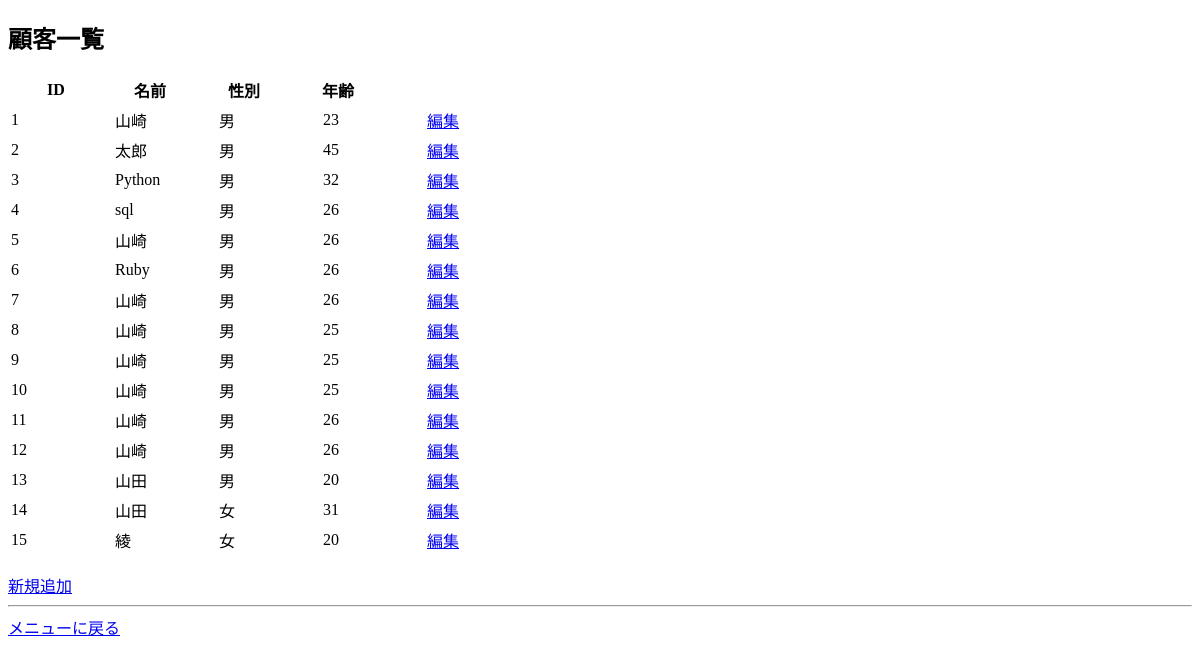
/exam/customer_index, run on an earlier commit of the app's database.
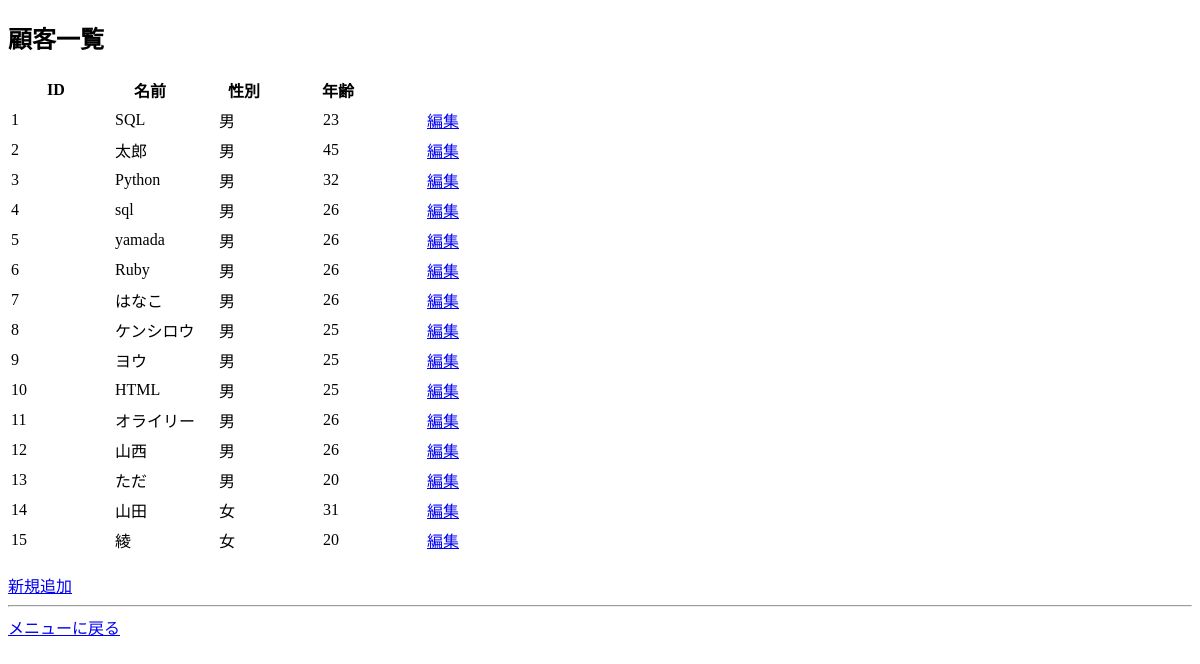
And on a later commit of the database.
### exam/models.py (models this page shows)
class Customer(models.Model):
  Men = '男'
  Women = '女'
  GENDER = (
    (Men, '男'),
    (Women, '女'),
  )
  name = models.CharField('名前', max_length = 20)
  gender = models.CharField(
    '性別',
    max_length = 1,
    choices=GENDER,
    )
  age = models.IntegerField('年齢')

### exam/views.py (the view)
# urls.py: path('customer_index', views.customer_index, name = 'customer_index'),
def customer_index(request):
  columns = {'customer_list': Customer.objects.all()}
  return render(request, 'exam/customer_index.html', columns)

### exam/templates/exam/customer_index.html (shortened to what this page needs)
{% load static %}
<!DOCTYPE html>
<html>
  <head>
    <link rel="stylesheet" type="text/css" href="{% static 'css/customer_index.css' %}">
  </head>
<body>
  <h2>顧客一覧</h2>
    <table>
      <tr>
        <th>ID</th><th>名前</th><th>性別</th><th>年齢</th>
      </tr>
    </table>
    {% for customer in customer_list %}
    <table>
      <tr>
        <td>{{ customer.id }}</td>
        <td>{{ customer.name }}</td>
        <td>{{ customer.gender }}</td>
        <td>{{ customer.age }}</td>
        <td><a href="{% url 'customer_edit' customer.id %}">編集</a></td>
      </tr>
    </table>
    {% endfor %}
    <br>
    <a href="{% url 'customer_form' %}">新規追加</a>
    <hr>
    <a href="{% url 'index' %}">メニューに戻る</a>
</body>

What changed in the data, as far as the page shows it:
changed Customer id 1: name "山崎" → "SQL"
changed Customer id 5: name "山崎" → "yamada"
changed Customer id 7: name "山崎" → "はなこ"
changed Customer id 8: name "山崎" → "ケンシロウ"
changed Customer id 9: name "山崎" → "ヨウ"
changed Customer id 10: name "山崎" → "HTML"
changed Customer id 11: name "山崎" → "オライリー"
changed Customer id 12: name "山崎" → "山西"
changed Customer id 13: name "山田" → "ただ"
